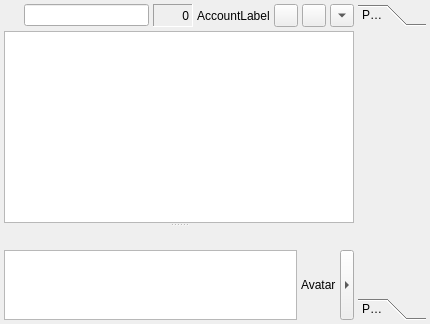
<ui version="4.0" >
 <class>ChatDlg</class>
 <widget class="QWidget" name="ChatDlg" >
  <property name="geometry" >
   <rect>
    <x>0</x>
    <y>0</y>
    <width>430</width>
    <height>267</height>
   </rect>
  </property>
  <property name="sizePolicy" >
   <sizepolicy>
    <hsizetype>7</hsizetype>
    <vsizetype>7</vsizetype>
    <horstretch>0</horstretch>
    <verstretch>0</verstretch>
   </sizepolicy>
  </property>
  <property name="windowTitle" >
   <string>Form</string>
  </property>
  <layout class="QHBoxLayout" >
   <property name="margin" >
    <number>4</number>
   </property>
   <property name="spacing" >
    <number>4</number>
   </property>
   <item>
    <widget class="ChatSplitter" name="splitter" >
     <property name="orientation" >
      <enum>Qt::Vertical</enum>
     </property>
     <widget class="QFrame" name="topFrame" >
      <property name="sizePolicy" >
       <sizepolicy>
        <hsizetype>5</hsizetype>
        <vsizetype>3</vsizetype>
        <horstretch>0</horstretch>
        <verstretch>0</verstretch>
       </sizepolicy>
      </property>
      <property name="frameShape" >
       <enum>QFrame::NoFrame</enum>
      </property>
      <property name="frameShadow" >
       <enum>QFrame::Plain</enum>
      </property>
      <layout class="QVBoxLayout" >
       <property name="margin" >
        <number>0</number>
       </property>
       <property name="spacing" >
        <number>4</number>
       </property>
       <item>
        <layout class="QHBoxLayout" >
         <property name="margin" >
          <number>0</number>
         </property>
         <property name="spacing" >
          <number>4</number>
         </property>
         <item>
          <widget class="IconLabel" name="lb_status" >
           <property name="minimumSize" >
            <size>
             <width>16</width>
             <height>16</height>
            </size>
           </property>
           <property name="maximumSize" >
            <size>
             <width>16</width>
             <height>16</height>
            </size>
           </property>
          </widget>
         </item>
         <item>
          <widget class="QLineEdit" name="le_jid" >
           <property name="focusPolicy" >
            <enum>Qt::NoFocus</enum>
           </property>
           <property name="readOnly" >
            <bool>true</bool>
           </property>
          </widget>
         </item>
         <item>
          <widget class="QLabel" name="lb_count" >
           <property name="sizePolicy" >
            <sizepolicy>
             <hsizetype>0</hsizetype>
             <vsizetype>5</vsizetype>
             <horstretch>0</horstretch>
             <verstretch>0</verstretch>
            </sizepolicy>
           </property>
           <property name="minimumSize" >
            <size>
             <width>40</width>
             <height>0</height>
            </size>
           </property>
           <property name="maximumSize" >
            <size>
             <width>40</width>
             <height>16777215</height>
            </size>
           </property>
           <property name="toolTip" >
            <string>Message length</string>
           </property>
           <property name="frameShape" >
            <enum>QFrame::Panel</enum>
           </property>
           <property name="frameShadow" >
            <enum>QFrame::Sunken</enum>
           </property>
           <property name="text" >
            <string>0</string>
           </property>
           <property name="alignment" >
            <set>Qt::AlignRight|Qt::AlignTrailing|Qt::AlignVCenter</set>
           </property>
          </widget>
         </item>
         <item>
          <widget class="AccountLabel" name="lb_ident" >
           <property name="sizePolicy" >
            <sizepolicy>
             <hsizetype>1</hsizetype>
             <vsizetype>5</vsizetype>
             <horstretch>0</horstretch>
             <verstretch>0</verstretch>
            </sizepolicy>
           </property>
           <property name="text" >
            <string>AccountLabel</string>
           </property>
          </widget>
         </item>
         <item>
          <widget class="QToolButton" name="tb_pgp" >
           <property name="toolTip" >
            <string>Toggle encryption</string>
           </property>
           <property name="text" >
            <string/>
           </property>
           <property name="iconSize" >
            <size>
             <width>16</width>
             <height>16</height>
            </size>
           </property>
          </widget>
         </item>
         <item>
          <widget class="QToolButton" name="tb_emoticons" >
           <property name="toolTip" >
            <string>Select icon</string>
           </property>
           <property name="text" >
            <string/>
           </property>
           <property name="iconSize" >
            <size>
             <width>16</width>
             <height>16</height>
            </size>
           </property>
          </widget>
         </item>
         <item>
          <widget class="QToolButton" name="tb_actions" >
           <property name="toolTip" >
            <string>Actions</string>
           </property>
           <property name="text" >
            <string/>
           </property>
           <property name="iconSize" >
            <size>
             <width>16</width>
             <height>16</height>
            </size>
           </property>
           <property name="arrowType" >
            <enum>Qt::DownArrow</enum>
           </property>
          </widget>
         </item>
        </layout>
       </item>
       <item>
        <widget class="ChatView" name="log" >
         <property name="sizePolicy" >
          <sizepolicy>
           <hsizetype>7</hsizetype>
           <vsizetype>3</vsizetype>
           <horstretch>0</horstretch>
           <verstretch>0</verstretch>
          </sizepolicy>
         </property>
         <property name="focusPolicy" >
          <enum>Qt::NoFocus</enum>
         </property>
         <property name="readOnly" >
          <bool>true</bool>
         </property>
        </widget>
       </item>
      </layout>
     </widget>
     <widget class="QFrame" name="bottomFrame" >
      <property name="sizePolicy" >
       <sizepolicy>
        <hsizetype>5</hsizetype>
        <vsizetype>4</vsizetype>
        <horstretch>0</horstretch>
        <verstretch>0</verstretch>
       </sizepolicy>
      </property>
      <property name="frameShape" >
       <enum>QFrame::NoFrame</enum>
      </property>
      <property name="frameShadow" >
       <enum>QFrame::Plain</enum>
      </property>
      <layout class="QVBoxLayout" >
       <property name="margin" >
        <number>0</number>
       </property>
       <property name="spacing" >
        <number>6</number>
       </property>
       <item>
        <widget class="QToolBar" name="toolbar" >
         <property name="sizePolicy" >
          <sizepolicy>
           <hsizetype>5</hsizetype>
           <vsizetype>4</vsizetype>
           <horstretch>0</horstretch>
           <verstretch>0</verstretch>
          </sizepolicy>
         </property>
         <property name="orientation" >
          <enum>Qt::Horizontal</enum>
         </property>
        </widget>
       </item>
       <item>
        <layout class="QHBoxLayout" >
         <property name="margin" >
          <number>0</number>
         </property>
         <property name="spacing" >
          <number>4</number>
         </property>
         <item>
          <widget class="ChatEditProxy" name="mle" >
           <property name="sizePolicy" >
            <sizepolicy>
             <hsizetype>7</hsizetype>
             <vsizetype>5</vsizetype>
             <horstretch>0</horstretch>
             <verstretch>0</verstretch>
            </sizepolicy>
           </property>
          </widget>
         </item>
         <item>
          <widget class="QLabel" name="avatar" >
           <property name="sizePolicy" >
            <sizepolicy>
             <hsizetype>5</hsizetype>
             <vsizetype>4</vsizetype>
             <horstretch>0</horstretch>
             <verstretch>0</verstretch>
            </sizepolicy>
           </property>
           <property name="text" >
            <string>Avatar</string>
           </property>
          </widget>
         </item>
         <item>
          <widget class="QToolButton" name="tb_showToolBox" >
           <property name="sizePolicy" >
            <sizepolicy>
             <hsizetype>0</hsizetype>
             <vsizetype>7</vsizetype>
             <horstretch>0</horstretch>
             <verstretch>0</verstretch>
            </sizepolicy>
           </property>
           <property name="text" >
            <string>></string>
           </property>
           <property name="iconSize" >
            <size>
             <width>6</width>
             <height>16</height>
            </size>
           </property>
           <property name="toolButtonStyle" >
            <enum>Qt::ToolButtonIconOnly</enum>
           </property>
           <property name="arrowType" >
            <enum>Qt::RightArrow</enum>
           </property>
          </widget>
         </item>
        </layout>
       </item>
      </layout>
     </widget>
    </widget>
   </item>
   <item>
    <widget class="QToolBox" name="toolBox" >
     <property name="sizePolicy" >
      <sizepolicy>
       <hsizetype>0</hsizetype>
       <vsizetype>3</vsizetype>
       <horstretch>0</horstretch>
       <verstretch>0</verstretch>
      </sizepolicy>
     </property>
     <property name="autoFillBackground" >
      <bool>true</bool>
     </property>
     <property name="currentIndex" >
      <number>0</number>
     </property>
     <widget class="QWidget" name="page_3" >
      <property name="geometry" >
       <rect>
        <x>0</x>
        <y>0</y>
        <width>90</width>
        <height>201</height>
       </rect>
      </property>
      <attribute name="label" >
       <string>Page 1</string>
      </attribute>
     </widget>
     <widget class="QWidget" name="page_4" >
      <property name="geometry" >
       <rect>
        <x>0</x>
        <y>0</y>
        <width>96</width>
        <height>26</height>
       </rect>
      </property>
      <attribute name="label" >
       <string>Page 2</string>
      </attribute>
     </widget>
    </widget>
   </item>
  </layout>
 </widget>
 <customwidgets>
  <customwidget>
   <class>ChatEditProxy</class>
   <extends>QTextEdit</extends>
   <header>chateditproxy.h</header>
  </customwidget>
  <customwidget>
   <class>AccountLabel</class>
   <extends>QLabel</extends>
   <header>accountlabel.h</header>
  </customwidget>
  <customwidget>
   <class>ChatView</class>
   <extends>QTextEdit</extends>
   <header>msgmle.h</header>
  </customwidget>
  <customwidget>
   <class>ChatSplitter</class>
   <extends>QSplitter</extends>
   <header>chatsplitter.h</header>
  </customwidget>
  <customwidget>
   <class>IconLabel</class>
   <extends>QLabel</extends>
   <header>iconlabel.h</header>
  </customwidget>
 </customwidgets>
 <resources>
  <include location="../psi.qrc" />
  <include location="../iconsets.qrc" />
 </resources>
 <connections/>
</ui>
